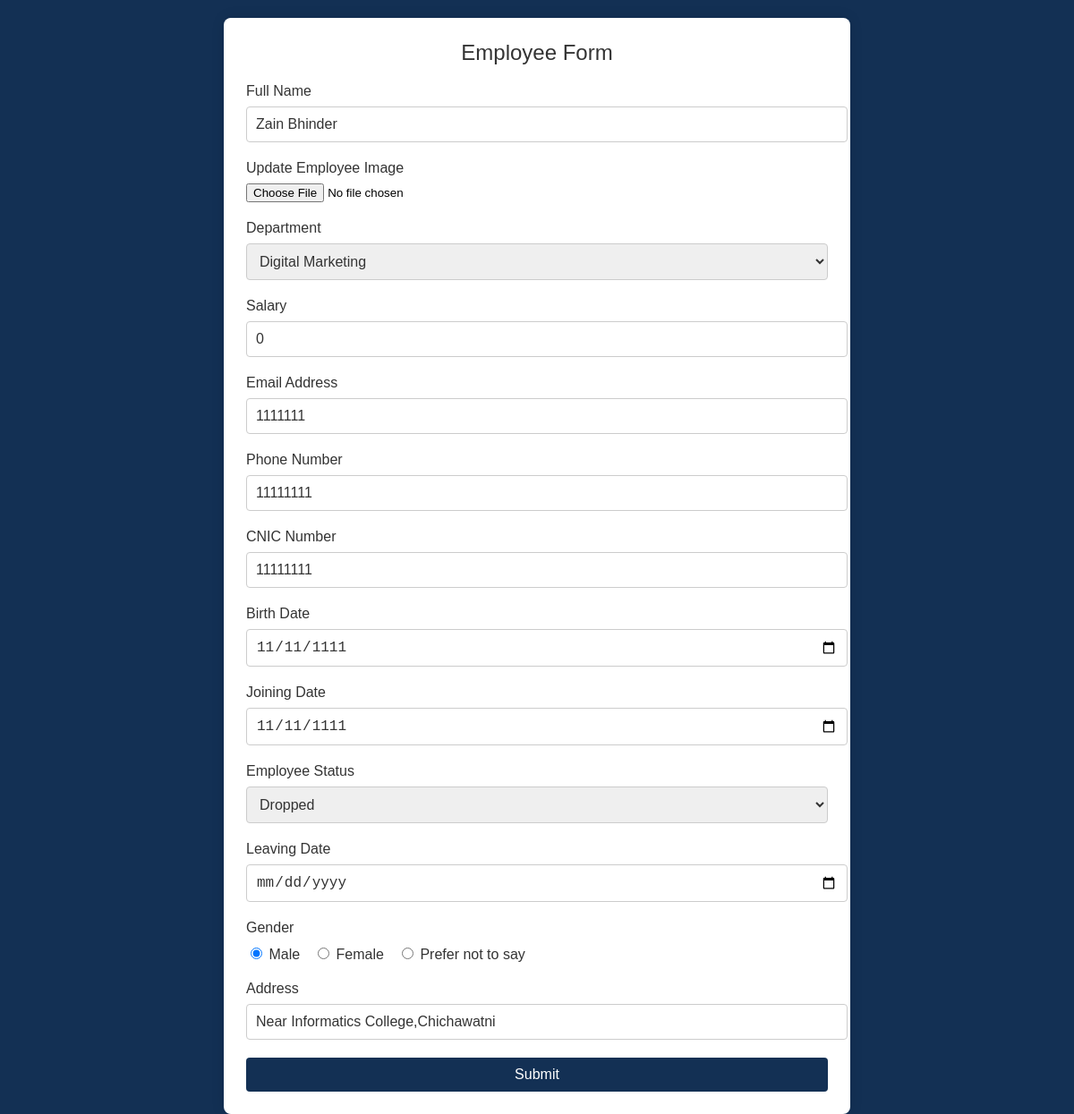
Screenshot of /model/update_employee.php?id=15 (signed in) with the database file from the repository.
### tables this page shows
CREATE TABLE `employees` (
  `id` int(10) NOT NULL,
  `name` varchar(100) NOT NULL,
  `image` varchar(255) NOT NULL,
  `department` varchar(100) NOT NULL,
  `salary` int(100) NOT NULL,
  `paid` int(100) NOT NULL,
  `email` varchar(100) NOT NULL,
  `contact` varchar(100) NOT NULL,
  `cnic` varchar(255) NOT NULL,
  `dob` varchar(255) NOT NULL,
  `doj` varchar(255) NOT NULL,
  `status` varchar(255) NOT NULL,
  `dol` varchar(255) NOT NULL,
  `gender` varchar(100) NOT NULL,
  `address` varchar(100) NOT NULL
);

### model/update_employee.php (the view, shortened to what this page needs)
  <!DOCTYPE html>
<html lang="en">
<head>
    <link rel="stylesheet" href="../view/student_form.css">
</head>
<body>
    <?php
    $host = 'localhost';
    $username = 'root';
    $password = '';
    $database = 'finetech';
    $conn = mysqli_connect($host, $username, $password, $database);
    $id = $_GET['id'];
    $sql = "SELECT * FROM employees WHERE id = $id";
    $result = mysqli_query($conn, $sql);
    if ($result && mysqli_num_rows($result) > 0) {
        $row = mysqli_fetch_assoc($result);
        $name = $row['name'];
        $department = $row['department'];
        $salary = $row['salary'];
        $email = $row['email'];
        $contact = $row['contact'];
        $cnic = $row['cnic'];
        $dob = $row['dob'];
        $doj = $row['doj'];
        $status = $row['status'];
        $status_date = $row['dol'];
        $gender = $row['gender'];
        $address = $row['address'];
    } else {
        echo "Employee not found.";
        exit;
    }
    ?>
    <section class="container">
        <header>Employee Form</header>
        <form action="../controller/update_employee.php" method="POST" class="form" enctype="multipart/form-data">
            <div class="input-box">
                <label for="full_name">Full Name</label>
                <input type="text" id="full_name" name="full_name" value="<?php echo $name; ?>" placeholder="Enter full name" required />
            </div>
             <div class="input-box">
                <label for="employee_image">Update Employee Image</label>
                <input type="file" id="employee_image" name="employee_image" accept="image/*" onchange="previewImage(event)" />
            </div>
            <div class="input-box">
                <label for="department">Department</label>
                <select id="department" name="department" required>
                    <?php
                    $sql = "SELECT name FROM courses";
                    $result = mysqli_query($conn, $sql);
                    if (mysqli_num_rows($result) > 0) {
                        while ($row = mysqli_fetch_assoc($result)) {
                            $departmentName = $row['name'];
                            $selected = ($departmentName === $department) ? 'selected' : '';
                            echo "<option value='$departmentName' $selected>$departmentName</option>";
                        }
                    } else {
                        echo '<option value="" disabled>No departments available</option>';
                    }
                    ?>
                </select>
            </div>
            <div class="column">
                <div class="input-box">
                    <label for="phone_number">Salary</label>
                    <input type="number" id="phone_number" name="salary" value="<?php echo $salary; ?>" placeholder="Enter Salary" required />
                </div>
            <div class="input-box">
                <label for="email">Email Address</label>
                <input type="text" id="email" name="email" value="<?php echo $email; ?>" placeholder="Enter email address" required />
            </div>
            <div class="column">
                <div class="input-box">
                    <label for="phone_number">Phone Number</label>
                    <input type="text" id="phone_number" name="phone_number" value="<?php echo $contact; ?>" placeholder="Enter phone number" required />
                </div>
                 <div class="input-box">
                    <label for="cnic">CNIC Number</label>
                    <input type="text" id="phone_number" name="cnic" value="<?php echo $cnic; ?>" placeholder="Enter CNIC number" required />
                </div>
                <div class="input-box">
                    <label for="birth_date">Birth Date</label>
                    <input type="date" id="birth_date" name="dob" value="<?php echo $dob; ?>" required />
                </div>
                 <div class="input-box">
                    <label for="joining_date">Joining Date</label>
                    <input type="date" id="joining_date" name="doj" value="<?php echo $doj; ?>" required />
                </div>
            </div>
             <div class="input-box">
                <label for="student_status">Employee Status</label>
                <select id="student_status" name="status" required>
                    <option value="Dropped" <?php echo ($status === 'Dropped') ? 'selected' : ''; ?>>Dropped</option>
                </select>
            </div>
            <div id="otherStatusDate" class="input-box" style="display: <?php echo ($status !== 'Joined') ? 'block' : 'none'; ?>;">
                <label for="other_status_date">Leaving Date</label>
                <input type="date" id="other_status_date" name="doc" value="<?php echo $status_date; ?>" />
            </div>
            <div class="gender-box">
                <h3>Gender</h3>
                <div class="gender-option">
                    <div class="gender">
                        <input type="radio" id="male" name="gender" value="Male" <?php echo ($gender === 'Male') ? 'checked' : ''; ?> />
                        <label for="male">Male</label>
                    </div>
                    <div class="gender">
                        <input type="radio" id="female" name="gender" value="Female" <?php echo ($gender === 'Female') ? 'checked' : ''; ?> />
                        <label for="female">Female</label>
                    </div>
                    <div class="gender">
                        <input type="radio" id="other" name="gender" value="Prefer not to say" <?php echo ($gender === 'Prefer not to say') ? 'checked' : ''; ?> />
                        <label for="other">Prefer not to say</label>
                    </div>
                </div>
            </div>
            <div class="input-box address">
                <label for="street_address">Address</label>
                <input type="text" id="street_address" name="street_address" value="<?php echo $address; ?>" placeholder="Enter street address" required />
            </div>
            <button type="submit">Submit</button>
        </form>
    </section>
</body>
</html>

### view/student_form.css (style rules this page uses)
body { margin: 0; padding: 0; font-family: Arial, sans-serif; background-color: #133054; }
.container { position: relative; max-width: 700px; width: 100%; background: #fff; padding: 25px; border-radius: 8px; box-shadow: 0 0 15px rgba(0, 0, 0, 0.1); margin: 0 auto; margin-top: 20px; box-sizing: border-box; }
.container header { font-size: 1.5rem; color: #333; font-weight: 500; text-align: center; margin-bottom: 20px; }
.input-box { margin-bottom: 20px; }
.input-box label { color: #333; display: block; margin-bottom: 8px; font-weight: 500; }
.input-box input[type="text"], .input-box input[type="number"], .input-box input[type="date"], .input-box input[type="password"], .input-box select { width: 100%; padding: 10px; border: 1px solid #ccc; border-radius: 4px; font-size: 16px; color: #333; }
.gender-box { margin-bottom: 20px; }
.gender-box h3 { color: #333; font-size: 1rem; font-weight: 400; margin-bottom: 10px; }
.gender-option { display: flex; gap: 15px; }
.gender label { color: #333; font-weight: 500; }
form button { display: block; width: 100%; padding: 10px; background-color: #133054; color: #fff; border: none; border-radius: 4px; font-size: 16px; cursor: pointer; transition: background-color 0.3s ease; }

### rows the page displays
employees: full_name "Zain Bhinder", salary "0", email "1111111", phone_number "11111111", cnic "11111111", dob "11/11/1111", doj "11/11/1111", status "Dropped", gender "☑ Male", gender "☐ Female", gender "☐ Prefer not to say", street_address "Near Informatics College,Chichawatni"

### other values shown
form field department "Digital Marketing"
